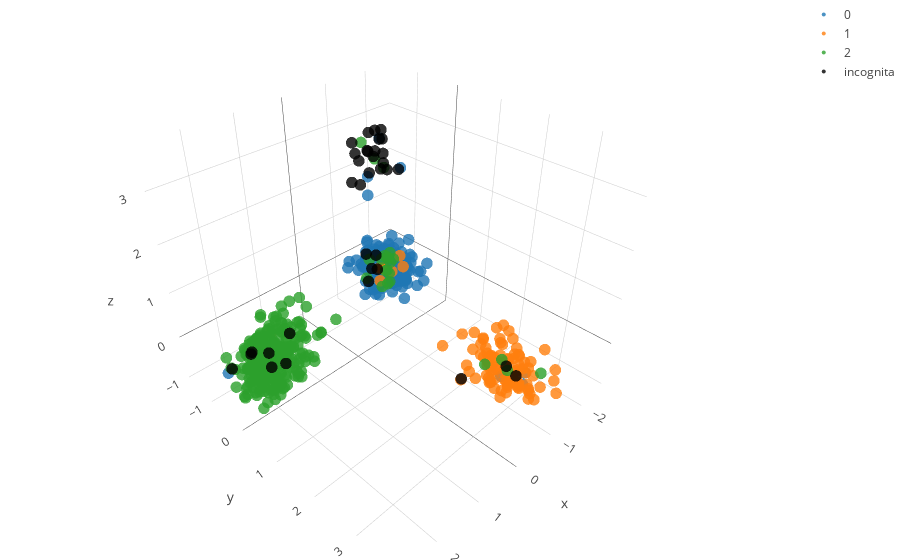

Write notebook code for a chart like this one.
### Code cell
# Plot the results
## Reference populations
fig_data= [go.Scatter3d(
        x = features[[x for x in range(sum(Sizes)) if label_vector[x] == i],0],
        y = features[[x for x in range(sum(Sizes)) if label_vector[x] == i],1],
        z = features[[x for x in range(sum(Sizes)) if label_vector[x] == i],2],
        type='scatter3d',
        mode= "markers",
        marker= {
        'line': {'width': 0},
        'size': 4,
        'symbol': 'circle',
      "opacity": .8
      },
      name= str(i)
    ) for i in labels]


## Incognita:
admx_t= [y for y in it.chain(*admixed.values())] 
admx_t= np.array(admx_t)
admx_t= pca.transform(admx_t)

fig_data.append(
    go.Scatter3d(
        x = admx_t[:,0],
        y = admx_t[:,1],
        z = admx_t[:,2],
        type='scatter3d',
        mode= "markers",
        marker= {
        'color':'rgb(0,0,0)',
        'line': {'width': 0},
        'size': 4,
        'symbol': 'circle',
      "opacity": .8
      },
      name= 'incognita'
    ))


layout = go.Layout(
    margin=dict(
        l=0,
        r=0,
        b=0,
        t=0
    )
)

fig = go.Figure(data=fig_data, layout=layout)
iplot(fig)
